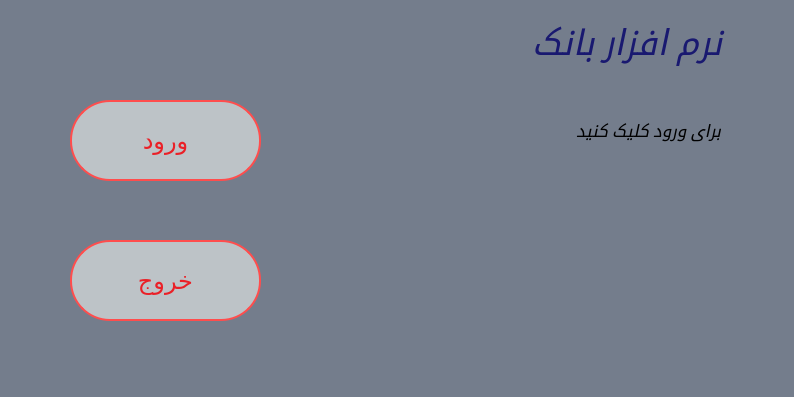
<?xml version="1.0" encoding="UTF-8"?>
<ui version="4.0">
 <class>view_bank</class>
 <widget class="QMainWindow" name="view_bank">
  <property name="geometry">
   <rect>
    <x>0</x>
    <y>0</y>
    <width>794</width>
    <height>397</height>
   </rect>
  </property>
  <property name="windowTitle">
   <string>نرم افزار بانک</string>
  </property>
  <property name="styleSheet">
   <string notr="true">background-color:#747d8c; background-image: url('img_girl.jpg');</string>
  </property>
  <widget class="QWidget" name="centralwidget">
   <widget class="QLabel" name="name_bank">
    <property name="geometry">
     <rect>
      <x>430</x>
      <y>10</y>
      <width>301</width>
      <height>71</height>
     </rect>
    </property>
    <property name="font">
     <font>
      <family>Palatino Linotype</family>
      <pointsize>26</pointsize>
      <weight>50</weight>
      <italic>true</italic>
      <bold>false</bold>
     </font>
    </property>
    <property name="text">
     <string>&lt;html&gt;&lt;head/&gt;&lt;body align=&quot;right&quot;&gt;&lt;p&gt;&lt;span style=&quot; color:#191970;&quot;&gt;نرم افزار بانک &lt;/span&gt;&lt;/p&gt;&lt;/body&gt;&lt;/html&gt;</string>
    </property>
    <property name="margin">
     <number>5</number>
    </property>
   </widget>
   <widget class="QLabel" name="text">
    <property name="geometry">
     <rect>
      <x>490</x>
      <y>90</y>
      <width>231</width>
      <height>81</height>
     </rect>
    </property>
    <property name="font">
     <font>
      <family>Palatino Linotype</family>
      <pointsize>26</pointsize>
      <weight>50</weight>
      <italic>true</italic>
      <bold>false</bold>
     </font>
    </property>
    <property name="text">
     <string>&lt;html&gt;&lt;head/&gt;&lt;body&gt;&lt;p align=&quot;right&quot;&gt;&lt;span style=&quot; font-size:20pt; vertical-align:sub;&quot;&gt;برای ورود کلیک کنید&lt;/span&gt;&lt;/p&gt;&lt;/body&gt;&lt;/html&gt;</string>
    </property>
    <property name="margin">
     <number>0</number>
    </property>
   </widget>
   <widget class="QPushButton" name="Customer">
    <property name="geometry">
     <rect>
      <x>70</x>
      <y>100</y>
      <width>191</width>
      <height>81</height>
     </rect>
    </property>
    <property name="font">
     <font>
      <pointsize>18</pointsize>
     </font>
    </property>
    <property name="cursor">
     <cursorShape>PointingHandCursor</cursorShape>
    </property>
    <property name="styleSheet">
     <string notr="true">color:#EA2027; background-color:#bdc3c7; border: 2px solid #ff4d4d; border-radius: 40px</string>
    </property>
    <property name="text">
     <string>ورود</string>
    </property>
   </widget>
   <widget class="QPushButton" name="exit">
    <property name="geometry">
     <rect>
      <x>70</x>
      <y>240</y>
      <width>191</width>
      <height>81</height>
     </rect>
    </property>
    <property name="font">
     <font>
      <pointsize>18</pointsize>
     </font>
    </property>
    <property name="cursor">
     <cursorShape>PointingHandCursor</cursorShape>
    </property>
    <property name="styleSheet">
     <string notr="true">color:#EA2027; background-color:#bdc3c7; border: 2px solid #ff4d4d; border-radius: 40px</string>
    </property>
    <property name="text">
     <string>خروج</string>
    </property>
   </widget>
  </widget>
  <widget class="QStatusBar" name="statusbar"/>
 </widget>
 <resources/>
 <connections/>
</ui>
